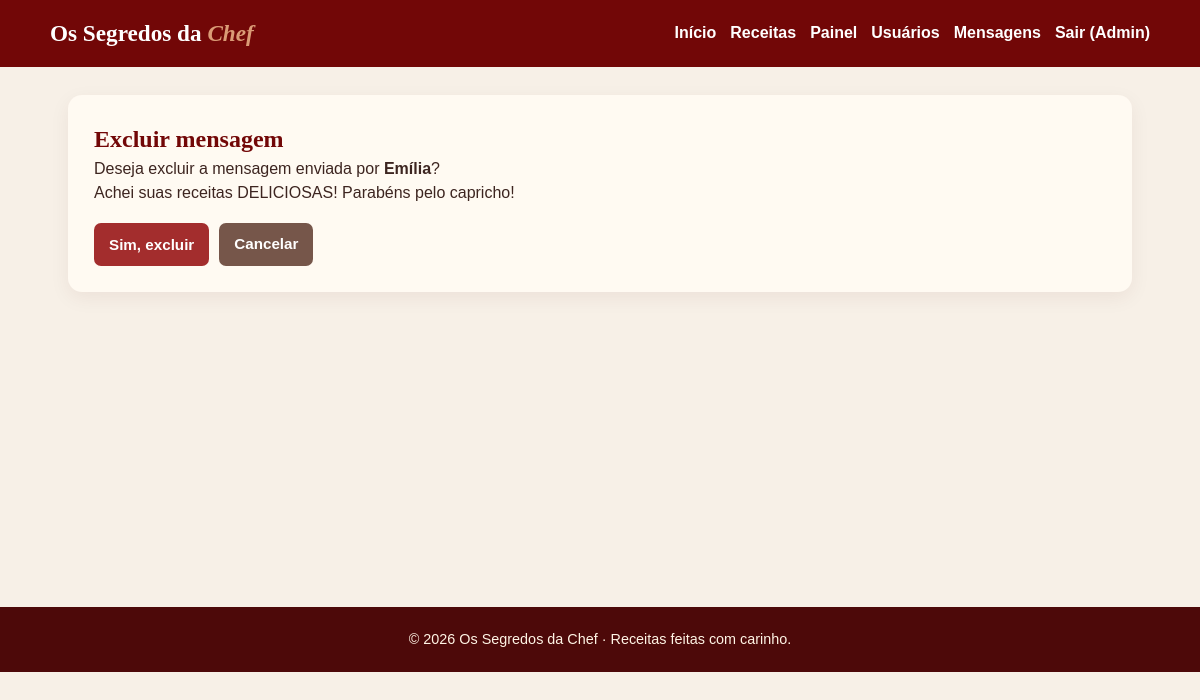
The page /contato/mensagens/1/excluir/ (signed in) on the database its author committed.
### usuarios/models.py (models this page shows, shortened)
class Usuario(AbstractUser):
   SEXO_CHOICES = [
       ('masculino', 'Masculino'),
       ('feminino', 'Feminino'),
       ('outro', 'Outro / Prefiro não informar'),
   ]
   sexo = models.CharField('Sexo', max_length=20, choices=SEXO_CHOICES, blank=True, null=True)
   data_nascimento = models.DateField('Data de Nascimento', blank=True, null=True)
   class Meta:
       verbose_name = 'Usuário'
       verbose_name_plural = 'Usuários'

### contato/models.py (models this page shows, shortened)
class Contato(models.Model):
    nome = models.CharField("Nome", max_length=100)
    email = models.EmailField("E-mail")
    mensagem = models.TextField("Mensagem")
    data_envio = models.DateTimeField("Data de envio", auto_now_add=True)
    class Meta:
        verbose_name = "Mensagem de contato"
        verbose_name_plural = "Mensagens de contato"
        ordering = ["-data_envio"]

### contato/views.py (the view)
# urls.py: path("mensagens/<int:pk>/excluir/", views.excluir_contato, name="excluir"),
@staff_member_required
def excluir_contato(request, pk):
    contato = get_object_or_404(Contato, pk=pk)
    if request.method == "POST":
        contato.delete()
        messages.success(request, "Mensagem excluída com sucesso.")
        return redirect("contato:lista")
    return render(request, "contato/contato_confirm_delete.html", {"contato": contato})

### contato/templates/contato/contato_confirm_delete.html (shortened to what this page needs)
{% extends 'base.html' %}
{% block content %}
<section class="panel">
    <h1>Excluir mensagem</h1>
    <p>Deseja excluir a mensagem enviada por <strong>{{ contato.nome }}</strong>?</p>
    <blockquote>
        {{ contato.mensagem }}
    </blockquote>
    <form method="post">{% csrf_token %}
        <div class="form-actions">
            <button class="btn danger" type="submit">Sim, excluir</button>
            <a class="btn secondary" href="{% url 'contato:lista' %}">Cancelar</a>
        </div>
    </form>
</section>
{% endblock %}

### templates/base.html (shortened to what this page needs)
{% load static %}
<!doctype html>
<html lang="pt-br">
<head>
  <link rel="stylesheet" href="{% static 'css/style.css' %}">
</head>
<body>
<header class="site-header">
  <a class="brand" href="{% url 'web:index' %}">Os Segredos da <span>Chef</span></a>
  <nav aria-label="Menu principal">
    <a href="{% url 'web:index' %}">Início</a>
    <a href="{% url 'receitas:receita_list' %}">Receitas</a>
{% if user.is_authenticated %}
    {% if user.is_staff %}
        <a href="{% url 'web:painel' %}">Painel</a>
        <a href="{% url 'usuarios:lista' %}">Usuários</a>
        <a href="{% url 'contato:lista' %}">Mensagens</a>
    {% endif %}
    <form method="post" action="{% url 'usuarios:logout' %}">
        <button class="nav-logout" type="submit">
            Sair ({{ user.username }})
        </button>
    </form>
{% else %}
    <a href="{% url 'usuarios:login' %}">Entrar</a>
    <a href="{% url 'usuarios:cadastro' %}">Cadastrar</a>
{% endif %}
  </nav>
</header>
<main>
  {% block content %}
    {% endblock %}
</main>
<footer>© 2026 Os Segredos da Chef · Receitas feitas com carinho.</footer>
</body>
</html>

### static/css/style.css (style rules this page uses)
:root { --cor-primaria: #720707; --cor-secundaria: #da9b76; --cor-apoio: #fcf5df; --cor-texto: #720707; --branco: #fff; --avermelhado: #924444; --sombra: 0 18px 35px rgba(75, 7, 7, 0.18); --transicao: 0.25s ease; }
* { box-sizing: border-box; margin: 0; padding: 0; }
body { background: #f5ece0; color: var(--cor-texto); font: 16px 'Sulphur Point', Arial, sans-serif; }
a { text-decoration: none; color: inherit; }

### templates/base.html (style rules this page uses)
:root { --wine:#720707;--peach:#da9b76;--cream:#fcf5df;--paper:#fffaf2;--ink:#3d2520 }
body { margin:0;background:#f7f0e7;color:var(--ink);font:16px Arial,sans-serif;line-height:1.5 }
header.site-header { background:var(--wine);color:white;padding:16px max(20px,calc((100% - 1100px)/2));display:flex;align-items:center;justify-content:space-between;gap:18px;flex-wrap:wrap }
.brand { font-family:Georgia,serif;font-size:1.45rem;font-weight:bold;color:white;text-decoration:none }
.brand span { color:var(--peach);font-style:italic }
nav { display:flex;gap:14px;flex-wrap:wrap }
nav a { color:white;text-decoration:none;font-weight:600 }
nav form { display:inline;margin:0 }
nav .nav-logout { padding:0;background:transparent;color:white;border:0;font:inherit;font-weight:600;cursor:pointer }
main { max-width:1100px;margin:28px auto;padding:0 18px;min-height:60vh }
.hero,.panel { background:var(--paper);border-radius:14px;padding:26px;box-shadow:0 6px 20px #4b070710;margin-bottom:20px }
h1,h2,h3 { color:var(--wine);font-family:Georgia,serif }
h1 { margin-top:0 }
.btn,button,input[type=submit] { display:inline-block;background:var(--wine);color:white;border:0;border-radius:7px;padding:10px 15px;text-decoration:none;font-weight:700;cursor:pointer;font-size:.95rem }
.btn.secondary { background:#76564a }
.btn.danger { background:#a32d2d }
.form-actions { display:flex;gap:10px;flex-wrap:wrap;margin-top:18px }
footer { padding:22px;text-align:center;background:#4d0909;color:#fff4e5;margin-top:32px;font-size:.9rem }

### rows shown on the page
Usuario: username "Admin"
Contato: nome "Emília", mensagem "Achei suas receitas DELICIOSAS! Parabéns pelo capricho!"
